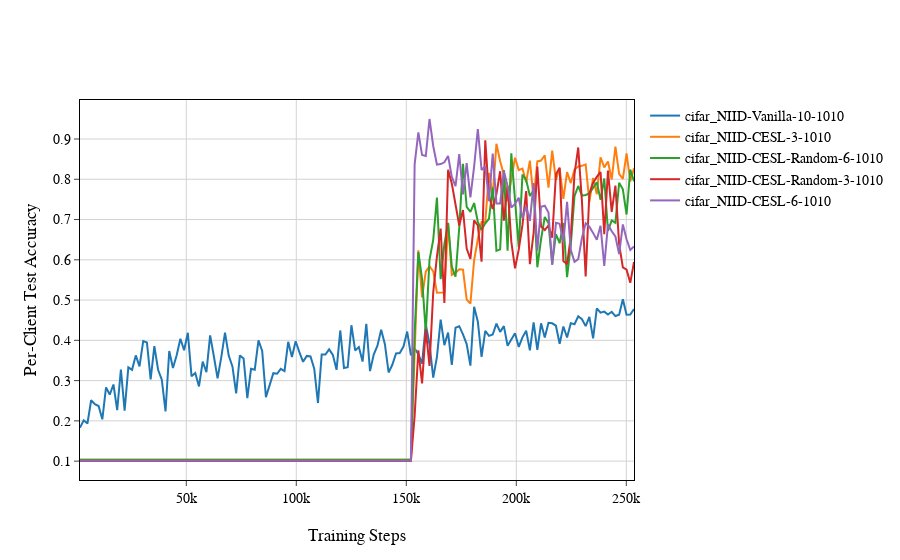

Notebook code for this chart:
### Code cell
fig = go.Figure()

for i in range(len(df)):
    fig.add_trace(
        go.Scatter(x=eval(steps[i]), y=eval(df['Method Accuracy'][i]), name=df['Experiment Name'][i])
    )
fig.update_layout(title_text="",
        paper_bgcolor='rgba(255,255,255,1)',\
    plot_bgcolor='rgba(255,255,255,1)',)

fig.update_xaxes(showline=True, linewidth=1, linecolor='black', mirror=True,ticks='outside', showgrid=True, gridcolor="LightGray")
fig.update_yaxes(showline=True, linewidth=1, linecolor='black', mirror=True, ticks='outside', showgrid=True, gridcolor="LightGray")

fig.update_layout(template=None, xaxis_title="Training Steps", yaxis_title="Per-Client Test Accuracy", font=dict(family='Times New Roman', size=14, color='Black'))
fig.show()

### Figure 1 — Plotly figure (JSON) as saved in the notebook; plotly's stock layout.template omitted (floating-point values rounded to 4 significant figures; data arrays with more than 128 entries replaced by an {"elided": "..."} marker saying what was removed)
{"data": [{"name": "cifar_NIID-Vanilla-10-1010", "type": "scatter", "x": {"elided": "150 int values"}, "y": {"elided": "150 float values"}}, {"name": "cifar_NIID-CESL-3-1010", "type": "scatter", "x": {"elided": "150 int values"}, "y": {"elided": "150 float values"}}, {"name": "cifar_NIID-CESL-Random-6-1010", "type": "scatter", "x": {"elided": "150 int values"}, "y": {"elided": "150 float values"}}, {"name": "cifar_NIID-CESL-Random-3-1010", "type": "scatter", "x": {"elided": "150 int values"}, "y": {"elided": "150 float values"}}, {"name": "cifar_NIID-CESL-6-1010", "type": "scatter", "x": {"elided": "150 int values"}, "y": {"elided": "150 float values"}}], "layout": {"font": {"color": "Black", "family": "Times New Roman", "size": 14}, "paper_bgcolor": "rgba(255,255,255,1)", "plot_bgcolor": "rgba(255,255,255,1)", "title": {"text": ""}, "xaxis": {"gridcolor": "LightGray", "linecolor": "black", "linewidth": 1, "mirror": true, "showgrid": true, "showline": true, "ticks": "outside", "title": {"text": "Training Steps"}}, "yaxis": {"gridcolor": "LightGray", "linecolor": "black", "linewidth": 1, "mirror": true, "showgrid": true, "showline": true, "ticks": "outside", "title": {"text": "Per-Client Test Accuracy"}}}}
